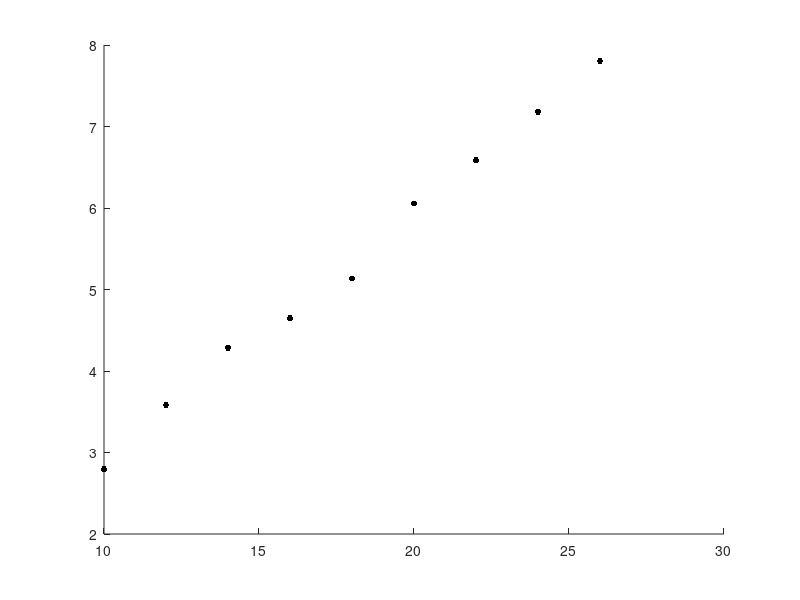

MATLAB code to generate this figure:
u =(10:2:26);
i =[0.065 0.081 0.099 0.117 0.137 0.156 0.177 0.200 0.220];
v1=[2.795 3.582 4.286 4.648 5.133 6.056 6.587 7.180 7.803];
r=0.5*103.84*10^(-3);
s=pi*r*r;
rho=1.185;
p0=u.*i
p1=0.5.*rho.*s.*(v1.^3)
ita=p1./p0

uv=scatter(u, v1, 200, 'k', '.');


[ones(9,1) u']\(v1')
